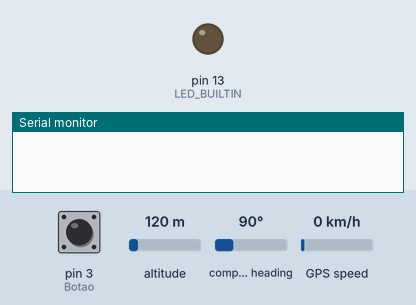
Recording of a sketch running on a simulated Arduino Uno, built with avr-gcc and run on an emulated ATmega328P. Shown: output pins drawn as LEDs (lit = HIGH), the last lines printed to the serial monitor. Inputs (shaded band) come from the test bench; at power-on: pin 3 (Botao) LOW, altitude 120 m, compass heading 90°, GPS speed 0 km/h. The GPS gets a fix after 3 s at 37.7749, -122.4194 with 8 satellites.

Above: at 1.2 s.
1.3 s: pin 3 (Botao) pulled HIGH for 3.2 s
At 3.8 s:
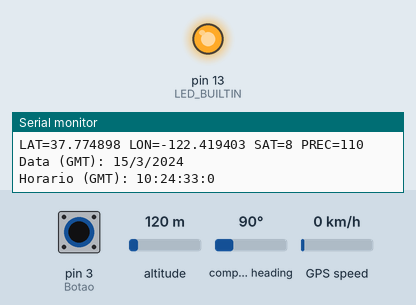
6.0 s: pin 3 (Botao) pulled HIGH for 0.15 s
At 6.8 s:
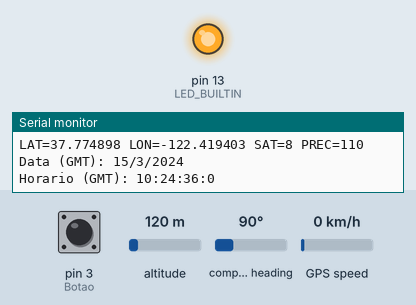
7.6 s: pin 3 (Botao) pulled HIGH for 1 s
At 8.5 s:
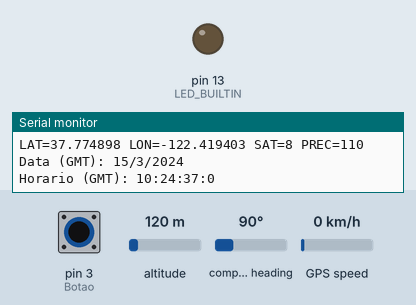
10.1 s: pin 3 (Botao) pulsed HIGH 2 times (0.12 s each, 0.3 s apart)
At 11.3 s:
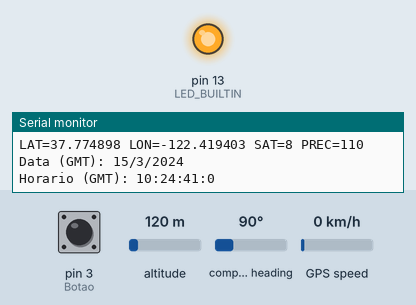
Timing chart, 0 to 13.1 s (numbered marks = the images above; inputs shaded):
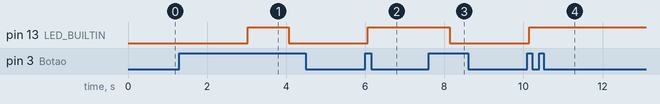

Measured:
- after the input at 1.3 s, pin 13 (LED_BUILTIN): LOW → HIGH after 1.7 s, → LOW 1.0 s later
- after the input at 6.0 s, pin 13 (LED_BUILTIN): LOW → HIGH after 0.07 s
- after the input at 7.6 s, pin 13 (LED_BUILTIN): HIGH → LOW after 0.54 s
- after the input at 10.1 s, pin 13 (LED_BUILTIN): LOW → HIGH at once

The sketch:

sketch_nov04b.ino
```cpp
#define GPS_RX 0
#define GPS_TX 3
#define GPS_Serial_Baud 9600
#include <SoftwareSerial.h>
#include <TinyGPS.h>
int estado_btn; //Variavel para ler o status do pushbutton
int cont = 1;
const int Botao = 3; //botao no pino 1

TinyGPS gps;

//SoftwareSerial gpsSerial(GPS_RX, GPS_TX);

void setup() {
  Serial.begin(GPS_Serial_Baud);
  pinMode(LED_BUILTIN, OUTPUT);
  pinMode(Botao, INPUT); //Pino com botão será entrada
  //gpsSerial.begin(GPS_Serial_Baud);
  //pinMode(LED_BUILTIN, OUTPUT);
}

void loop() {
    bool newData = false;
    unsigned long chars;
    // For one second we parse GPS data and report some key values
    for (unsigned long start = millis(); millis() - start < 1000;) {
      /*while (gpsSerial.available()) {
        char c = gpsSerial.read();
        // Serial.write(c); //apague o comentario para mostrar os dados crus
        if (gps.encode(c)) // Atribui true para newData caso novos dados sejam recebidos
          newData = true;
      }*/
      while (Serial.available()) {
        char c = Serial.read();
        if (gps.encode(c)) // Atribui true para newData caso novos dados sejam recebidos
          newData = true;
      }
    }
    if (newData) {
      estado_btn = digitalRead(Botao); //le o estado do botão - HIGH OU LOW
      if (estado_btn == HIGH){
        cont++;
      }
      if (cont % 2 == 0){ //Se botão estiver pressionado (HIGH)
          digitalWrite(LED_BUILTIN, HIGH); // acende o led do pino 2.
          /*digitalWrite(LED_BUILTIN, HIGH);   // turn the LED on (HIGH is the voltage level)
          delay(1000);                       // wait for a second
          digitalWrite(LED_BUILTIN, LOW);    // turn the LED off by making the voltage LOW
          delay(1000);*/
          float flat, flon;
          unsigned long age;
          gps.f_get_position(&flat, &flon, &age);
          Serial.print("LAT=");
          Serial.print(flat == TinyGPS::GPS_INVALID_F_ANGLE ? 0.0 : flat, 6);
          Serial.print(" LON=");
          Serial.print(flon == TinyGPS::GPS_INVALID_F_ANGLE ? 0.0 : flon, 6);
          Serial.print(" SAT=");
          Serial.print(gps.satellites() == TinyGPS::GPS_INVALID_SATELLITES ? 0 : gps.satellites());
          Serial.print(" PREC=");
          Serial.print(gps.hdop() == TinyGPS::GPS_INVALID_HDOP ? 0 : gps.hdop());
          Serial.println();

          //Dia e Hora
          int ano;
          long latitude, longitude;
          unsigned long idadeInfo;
          byte mes, dia, hora, minuto, segundo, centesimo;
          gps.crack_datetime(&ano, &mes, &dia, &hora, &minuto, &segundo, &centesimo, &idadeInfo);

          Serial.print("Data (GMT): ");
          Serial.print(dia);
          Serial.print("/");
          Serial.print(mes);
          Serial.print("/");
          Serial.println(ano);

          Serial.print("Horario (GMT): ");
          Serial.print(hora);
          Serial.print(":");
          Serial.print(minuto);
          Serial.print(":");
          Serial.print(segundo);
          Serial.print(":");
          Serial.println(centesimo);
          Serial.println();
          Serial.println();
    } else { //se não estiver pressionado (LOW)
          digitalWrite(LED_BUILTIN, LOW); //deixa o led do pino 2 apagado
    }
  }
}
```
